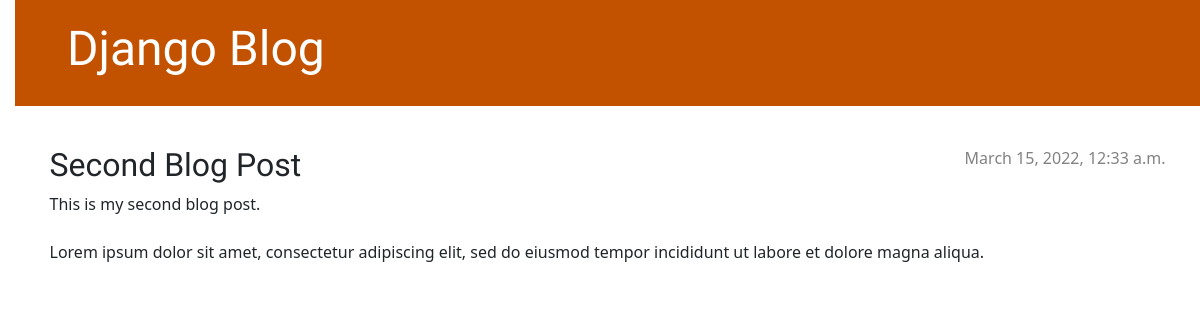
The page /post/2 on the database as committed earlier.
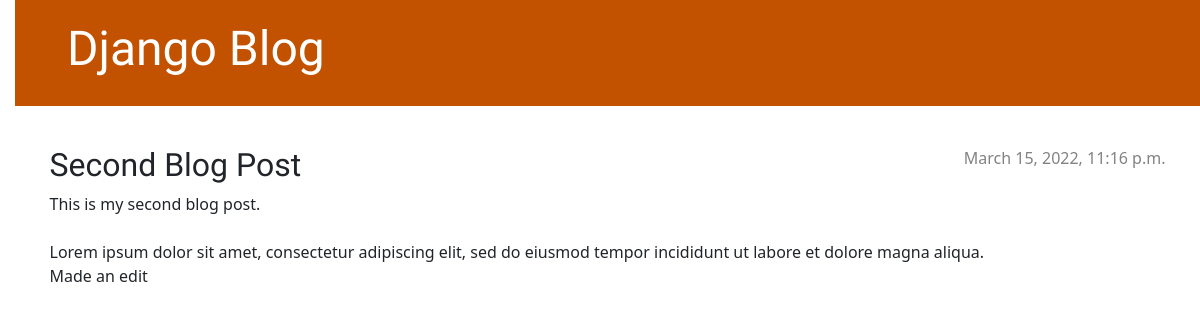
The same page on the database as committed later.
### blog/models.py (models this page shows, shortened)
class Post(models.Model):
    author = models.ForeignKey(settings.AUTH_USER_MODEL, on_delete=models.CASCADE)
    title = models.CharField(max_length=200)
    text = models.TextField()
    created_date = models.DateTimeField(default=timezone.now)
    published_date = models.DateTimeField(blank=True, null=True)

### blog/views.py (the view)
# urls.py: path('post/<int:pk>', views.post_detail, name='post_detail'),
def post_detail(request,pk):
    post = get_object_or_404(Post, pk=pk)
    return render(
        request,
        'blog/post_detail.html',
        {'post': post}
    )

### blog/templates/blog/post_detail.html (shortened to what this page needs)
{% extends 'blog/base.html' %}
{% block content %}
    <article class="post">
        {% if post.published_date %}
            <time class="date">
                {{ post.published_date }}
            </time>
        {% endif %}
        <h2>{{ post.title }}</h2>
        <p>{{ post.text|linebreaksbr }}</p>
    </article>
{% endblock %}

Rows that differ between the two databases and show on the page:
changed Post "Second Blog Post": published_date "March 15, 2022, 12:33 a.m." → "March 15, 2022, 11:16 p.m."; text "This is my second blog post. Lorem ipsum dolor sit amet, consectetur adipiscing elit, sed do eiusmod tempor incididunt ut labore et dolore magna aliqua." → "…et dolore magna aliqua. Made an edit"
